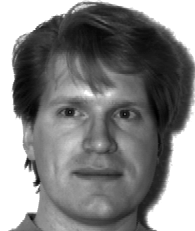
#> input picture MLCV_Lab03/centered/subject01.centerlight.pgm, 195 x 231 px; its folder holds 4 pictures in this run
$ python lab03d_pca_faces.py
#> lines starting #> are read from the running program, lines starting #| are printed output that depends on the picture
### MLCV_Lab03/lab03b_pca_svd.py
import argparse
import time
from typing import Self

import lab03a_pca_eigen
import numpy as np
import scipy.io
import sklearn.decomposition

parser = argparse.ArgumentParser()
# You may change the values of the arguments here (default) or in the commandline.
parser.add_argument(
    "--data",
    default="hald",
    type=str,
    choices=["hald", "cancer"],
    help="Name of the dataset to use: 'hald' or 'cancer'.",
)


class PCASVD:
    def __init__(self):
        self._components: np.ndarray = None
        self._explained_variance: np.ndarray = None
        self._mu: np.ndarray = None
        self._is_fitted = False

    def fit(self: Self, data: np.ndarray) -> None:
        """
        Computes the singular value decomposition on data such that the result
        represents the components and explained variances of PCA.

        Arguments:
        - 'data' - NxD data matrix where N is the number of observation and D is
                   the number of features.
        """
        # TODO: Compute the mean for each feature.
        self._mu = np.mean(data, axis=0)

        # TODO: Construct the matrix Y from the lecture.
        Y = np.sqrt(data.shape[0] - 1) * (data - self._mu)

        # TODO: Compute SVD of Y and assign the correct values to 'self._components'.
        # and 'self._explained_variance' (do not forget to normalise the variance).
        # - The right eigenvectors are situated in rows.
        U, S, V = np.linalg.svd(Y, full_matrices=False)
        self._components = V
        self._explained_variance = (S**2) / np.sum(S**2)

        # Let's remember that we have already computed valid principal components.
        self._is_fitted = True

    # [85 lines left out: functions transform, components, explained_variance, mu, main, not called in this run]


# [3 lines that do not run on import are left out]

### MLCV_Lab03/lab03d_pca_faces.py
import argparse
import os
import re
from typing import List

import lab03b_pca_svd
import matplotlib.pyplot as plt
import numpy as np
import skimage.io

parser = argparse.ArgumentParser()
# You may change the values of the arguments here (default) or in the commandline.
parser.add_argument(
    "--path",
    default="./centered/",
    type=str,
    help="Path to the 'face' dataset with root directory 'centered'.",
)
parser.add_argument(
    "--compare_idx",
    default=22,
    type=int,
    help="Index of the image selected for comparison.",
)
parser.add_argument(
    "--var_threshold",
    default=0.95,
    type=float,
    help="Threshold for cumulative explained variance.",
)
parser.add_argument(
    "--reconstruct_idx",
    default=11,
    type=int,
    help="Index of the image selected for gradual reconstruction.",
)


def main(args: argparse.Namespace) -> None:
    # TODO: Make sure that 'args.path' contains a correct path towards folder 'centered'
    # containing face dataset downloaded from moodle.
    training_folder = args.path
    regex = re.compile(r".*\..*\.pgm$")
    train_files = []
    dirs = os.listdir(args.path)
    for f in dirs:
        if regex.match(f):
            train_files.append(f)
    train_files = [training_folder + f for f in train_files]

    im = skimage.io.imread(train_files[0])
#> im is the input picture: shape (231, 195); min 0, max 255, mean 132.1
    H = im.shape[0]  # Image height
#> H = 231
    W = im.shape[1]  # Image width
#> W = 195
    M = len(train_files)  # Number of images

    # Read all images and transform them to vectors.
    flattened_imgs = np.zeros([M, H * W])
    for i in range(M):
        flattened_imgs[i] = skimage.io.imread(train_files[i]).flatten()

    # TODO: Compute the eigenvectors using SVD.
    # - use 'PCASVD' which you implemented in 'lab03b_pca_svd.py'.
    #
    # Name the computed variables as follows (so that the rest of the code works):
    # mu - the mean of the data
    # B - the eigenvectors in row form (1 row = 1 eigenvector)
    # X - the centred data (centred 'flattened_imgs')
    # S - explained variances
    pca = lab03b_pca_svd.PCASVD()
    pca.fit(flattened_imgs)
    mu = pca._mu
    B = pca._components
    S = pca._explained_variance
#> S = [0.744, 0.177, 0.0781, 8.23e-29]
    X = flattened_imgs - mu

    # TODO: Look at several eigenfaces as images.
    shown_ind = [0, 1, 2, 3]
    pcs_as_images(shown_ind, B, H, W)

    # TODO: Determine the number of PCs to keep, look at the cumulative variances.
    # - Either plot the graph and read the value from there or use an automatic method.
    var_threshold = args.var_threshold
    k = np.argmax(np.cumsum(S) >= var_threshold) + 1

    # Keep k principal components.
    Bk = B[:k, :]

    # Compute the new coordinates in k dimensions.
    Xk = X @ Bk.T

    # Reconstruct the reduced data back to D dimensions.
    rec = mu + Xk @ Bk

    # Compare the original image and the reconstruction from principal components.
    img_idx = args.compare_idx
    compare_reconstruction(img_idx, flattened_imgs, rec, k, H, W)

    # Now, let's visualise the reconstructions from different number of principal components.
    # You can change the value of 'img_idx' to view the reconstruction of other images.
    # Also, you can modify the 'counts' list to see the reconstructions which interest
    # you.
    img_idx = args.reconstruct_idx
    counts = [1, 2, 5, 10, 20, 40, 80, 120]
    progressive_reconstruction(img_idx, counts, flattened_imgs, X, B, mu, H, W)


def pcs_as_images(shown_ind: List[int], B: np.ndarray, H: int, W: int) -> None:
#> called with B = array of shape (4, 45045), H = 231, W = 195
    fig, ax = plt.subplots(1, len(shown_ind), figsize=(17, 5))
    for ax_idx in range(len(shown_ind)):
        ax_current: plt.Axes = ax[ax_idx]
        ax_current.set_title(f"PC {shown_ind[ax_idx]} reshaped back into an image")
        ax_current.imshow(np.reshape(B[shown_ind[ax_idx], :], [H, W]), cmap="gray")
    fig.tight_layout()
    plt.show()
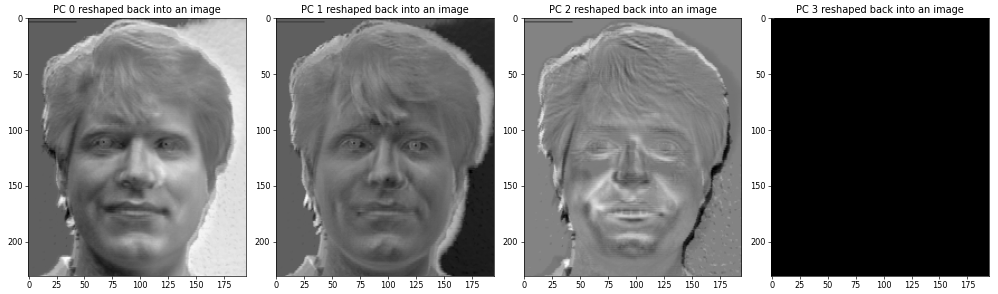
#> figure drawn by matplotlib, 4 panels


def compare_reconstruction(
    img_idx: int, flattened_imgs: np.ndarray, rec: np.ndarray, k: int, H: int, W: int
) -> None:
    fig, ax = plt.subplots(1, 2, figsize=(10, 6), subplot_kw={"aspect": "equal"})
    ax[0].set_title("Original image")
#> (the run stopped early here; a loop or call above may not have finished)
